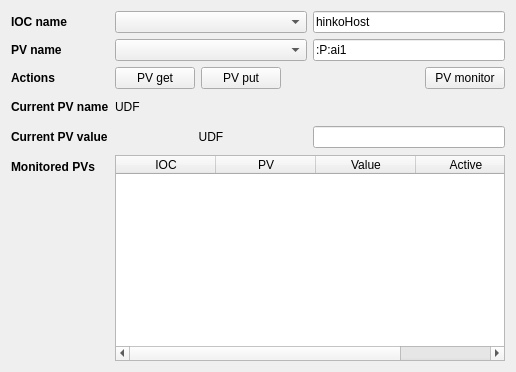
<?xml version="1.0" encoding="UTF-8"?>
<ui version="4.0">
 <class>PanelTest</class>
 <widget class="QWidget" name="PanelTest">
  <property name="geometry">
   <rect>
    <x>0</x>
    <y>0</y>
    <width>516</width>
    <height>372</height>
   </rect>
  </property>
  <property name="windowTitle">
   <string>PanelTest</string>
  </property>
  <layout class="QVBoxLayout" name="verticalLayout">
   <item>
    <layout class="QFormLayout" name="formLayout">
     <property name="fieldGrowthPolicy">
      <enum>QFormLayout::AllNonFixedFieldsGrow</enum>
     </property>
     <item row="0" column="0">
      <widget class="QLabel" name="label_3">
       <property name="font">
        <font>
         <weight>75</weight>
         <bold>true</bold>
        </font>
       </property>
       <property name="text">
        <string>IOC name</string>
       </property>
      </widget>
     </item>
     <item row="0" column="1">
      <layout class="QHBoxLayout" name="horizontalLayout">
       <item>
        <widget class="QComboBox" name="comboBox_iocName"/>
       </item>
       <item>
        <widget class="QLineEdit" name="lineEdit_iocName">
         <property name="sizePolicy">
          <sizepolicy hsizetype="Preferred" vsizetype="Fixed">
           <horstretch>0</horstretch>
           <verstretch>0</verstretch>
          </sizepolicy>
         </property>
         <property name="maximumSize">
          <size>
           <width>16777215</width>
           <height>16777215</height>
          </size>
         </property>
         <property name="text">
          <string>hinkoHost</string>
         </property>
        </widget>
       </item>
      </layout>
     </item>
     <item row="1" column="0">
      <widget class="QLabel" name="label">
       <property name="font">
        <font>
         <weight>75</weight>
         <bold>true</bold>
        </font>
       </property>
       <property name="text">
        <string>PV name</string>
       </property>
      </widget>
     </item>
     <item row="1" column="1">
      <layout class="QHBoxLayout" name="horizontalLayout_2">
       <item>
        <widget class="QComboBox" name="comboBox_pvName"/>
       </item>
       <item>
        <widget class="QLineEdit" name="lineEdit_pvName">
         <property name="sizePolicy">
          <sizepolicy hsizetype="Preferred" vsizetype="Fixed">
           <horstretch>0</horstretch>
           <verstretch>0</verstretch>
          </sizepolicy>
         </property>
         <property name="maximumSize">
          <size>
           <width>16777215</width>
           <height>16777215</height>
          </size>
         </property>
         <property name="text">
          <string>:P:ai1</string>
         </property>
        </widget>
       </item>
      </layout>
     </item>
     <item row="4" column="0">
      <widget class="QLabel" name="label_1">
       <property name="minimumSize">
        <size>
         <width>0</width>
         <height>24</height>
        </size>
       </property>
       <property name="font">
        <font>
         <weight>75</weight>
         <bold>true</bold>
        </font>
       </property>
       <property name="text">
        <string>Current PV name</string>
       </property>
      </widget>
     </item>
     <item row="4" column="1">
      <widget class="QLabel" name="label_pvName">
       <property name="text">
        <string>UDF</string>
       </property>
      </widget>
     </item>
     <item row="5" column="1">
      <layout class="QHBoxLayout" name="horizontalLayout_3">
       <item>
        <widget class="iQLabel" name="label_pvValue">
         <property name="minimumSize">
          <size>
           <width>0</width>
           <height>24</height>
          </size>
         </property>
         <property name="text">
          <string>UDF</string>
         </property>
         <property name="alignment">
          <set>Qt::AlignCenter</set>
         </property>
        </widget>
       </item>
       <item>
        <widget class="QLineEdit" name="lineEdit_pvValue">
         <property name="sizePolicy">
          <sizepolicy hsizetype="Preferred" vsizetype="Fixed">
           <horstretch>0</horstretch>
           <verstretch>0</verstretch>
          </sizepolicy>
         </property>
         <property name="maximumSize">
          <size>
           <width>16777215</width>
           <height>16777215</height>
          </size>
         </property>
        </widget>
       </item>
      </layout>
     </item>
     <item row="6" column="0">
      <widget class="QLabel" name="label_2">
       <property name="font">
        <font>
         <weight>75</weight>
         <bold>true</bold>
        </font>
       </property>
       <property name="text">
        <string>Monitored PVs</string>
       </property>
      </widget>
     </item>
     <item row="6" column="1">
      <widget class="QTableWidget" name="tableWidget">
       <property name="editTriggers">
        <set>QAbstractItemView::NoEditTriggers</set>
       </property>
       <property name="tabKeyNavigation">
        <bool>false</bool>
       </property>
       <property name="showDropIndicator" stdset="0">
        <bool>false</bool>
       </property>
       <property name="alternatingRowColors">
        <bool>true</bool>
       </property>
       <property name="selectionMode">
        <enum>QAbstractItemView::NoSelection</enum>
       </property>
       <property name="selectionBehavior">
        <enum>QAbstractItemView::SelectItems</enum>
       </property>
       <attribute name="horizontalHeaderDefaultSectionSize">
        <number>100</number>
       </attribute>
       <attribute name="horizontalHeaderStretchLastSection">
        <bool>true</bool>
       </attribute>
       <attribute name="verticalHeaderStretchLastSection">
        <bool>false</bool>
       </attribute>
       <column>
        <property name="text">
         <string>IOC</string>
        </property>
       </column>
       <column>
        <property name="text">
         <string>PV</string>
        </property>
       </column>
       <column>
        <property name="text">
         <string>Value</string>
        </property>
       </column>
       <column>
        <property name="text">
         <string>Active</string>
        </property>
       </column>
      </widget>
     </item>
     <item row="3" column="0">
      <widget class="QLabel" name="label_4">
       <property name="font">
        <font>
         <weight>75</weight>
         <bold>true</bold>
        </font>
       </property>
       <property name="text">
        <string>Actions</string>
       </property>
      </widget>
     </item>
     <item row="3" column="1">
      <layout class="QHBoxLayout" name="horizontalLayout_4">
       <item>
        <widget class="QPushButton" name="pushButton_get">
         <property name="text">
          <string>PV get</string>
         </property>
        </widget>
       </item>
       <item>
        <widget class="QPushButton" name="pushButton_put">
         <property name="text">
          <string>PV put</string>
         </property>
        </widget>
       </item>
       <item>
        <spacer name="horizontalSpacer">
         <property name="orientation">
          <enum>Qt::Horizontal</enum>
         </property>
         <property name="sizeHint" stdset="0">
          <size>
           <width>40</width>
           <height>20</height>
          </size>
         </property>
        </spacer>
       </item>
       <item>
        <widget class="QPushButton" name="pushButton_monitor">
         <property name="text">
          <string>PV monitor</string>
         </property>
        </widget>
       </item>
      </layout>
     </item>
     <item row="5" column="0">
      <widget class="QLabel" name="label_6">
       <property name="minimumSize">
        <size>
         <width>0</width>
         <height>24</height>
        </size>
       </property>
       <property name="font">
        <font>
         <weight>75</weight>
         <bold>true</bold>
        </font>
       </property>
       <property name="text">
        <string>Current PV value</string>
       </property>
      </widget>
     </item>
    </layout>
   </item>
  </layout>
 </widget>
 <customwidgets>
  <customwidget>
   <class>iQLabel</class>
   <extends>QLabel</extends>
   <header>lib/iWidgets.h</header>
  </customwidget>
 </customwidgets>
 <resources/>
 <connections/>
</ui>
